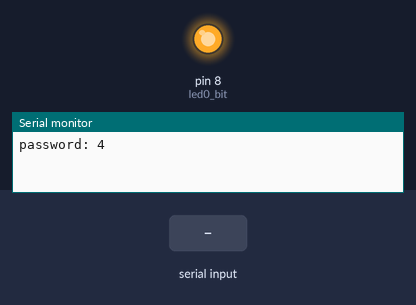
A program run on a simulated Arduino Mega 2560, built with avr-gcc and run on an emulated ATmega2560. On the bench: output pins drawn as LEDs (lit = HIGH), the last lines printed to the serial monitor. Dashed ring = blinking. Inputs (shaded band) come from the test bench. Random numbers use the default seed unless the program sets one.

Above: at 0.1 s.
At 1.2 s:
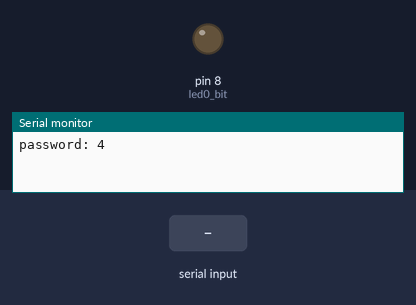
1.3 s: "90,45\n" received over Serial
At 5.49 s:
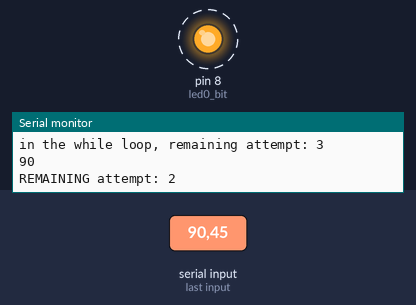
Timing chart, 0 to 8.8 s (numbered marks = the images above; inputs shaded):
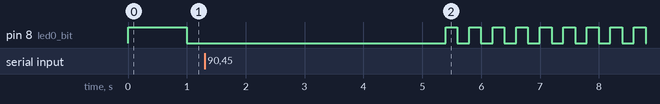

The program:

main.cpp
```cpp
#include <Arduino.h>

int password;
int led0_bit = 5;
int tog0;

void setup() {

  Serial.begin(9600);

  randomSeed(analogRead(0));
  password = random(10);
  Serial.print("password: ");
  Serial.println(password);

  DDRH |= (1 << led0_bit);  // Set as output
  PORTH &= ~(1 << led0_bit);  // Set LOW

  noInterrupts();


  TCCR1A = 0;
  TCCR1B = 0;
  TCNT1 = 0;
  OCR1A = 15624;
  TCCR1B |= (1 << WGM12);
  TCCR1B |= (1 << CS12) | (0 << CS11) | (1 << CS10);
  TIMSK1 |= (1 << OCIE1A);

  interrupts();
}
int attempt = 3;

void loop() {

  while( attempt > 0 && Serial.available()){
    Serial.print("in the while loop, remaining attempt: ");
    Serial.println(attempt);

    String inputStr = Serial.readStringUntil('\n');
    int userInput = inputStr.toInt();

    Serial.println(userInput);
    attempt-=1;

    if (userInput == password) {
      Serial.println("in the Second if statement");
      tog0 = 1;
      Serial.println("UNLOCKED\n");
      attempt = 0;
      break;
    }

    Serial.print("REMAINING attempt: ");
    Serial.println(attempt);

    if (attempt == 2) {
      OCR1A = 3124;
      tog0 = 0;
    }
    if (attempt == 1) {
      OCR1A = 624;
      tog0 = 0;
    }
    if (attempt == 0) Serial.println("ERROR: No attempt left");

  }
}


ISR(TIMER1_COMPA_vect) {
  if (tog0 == 1) PORTH &= ~(1 << led0_bit);  //
  else PORTH ^= (1 << led0_bit);  //
}
```

DigiPin.cpp
```cpp
#include "DigiPin.h"
#include <Arduino.h>

Pin::Pin(int p) : pin(p) {
    pinMode(pin, OUTPUT);
}

void Pin::set_TCCRA() {
    // dummy implementation, you need to set actual values
}

void Pin::set_TCCRB(int wgm, int cs1, int cs0) {
    // dummy implementation, you need to set actual values
}

void Pin::set_TCNT() {
    // dummy implementation, you need to reset the timer count or set a specific value
}

void Pin::set_OCR(int value) {
    // dummy implementation, set Output Compare Register value
}

void Pin::set_TIMSK(int value) {
    // dummy implementation, set Timer Interrupt Mask Register
}

void Pin::factor_OCR(int factor) {
    // dummy implementation, modify the Output Compare Register with a factor
}
```

DigiPin.h
```cpp
#ifndef DIGIPIN_H
#define DIGIPIN_H

class Pin {
public:
    explicit Pin(int p);

    void set_TCCRA();
    void set_TCCRB(int wgm, int cs1, int cs0);
    void set_TCNT();
    void set_OCR(int value);
    void set_TIMSK(int value);
    void factor_OCR(int factor);

private:
    int pin;
};

#endif
```

Safe.cpp
```cpp
#include "Safe.h"

Safe::Safe() {
    // Initialization or setup for the 'Safe'
}
```

Safe.h
```cpp
#ifndef SAFE_H
#define SAFE_H

class Safe {
public:
    Safe();

    // You may need to add methods based on the full intended functionality of the 'Safe'
};

#endif
```
